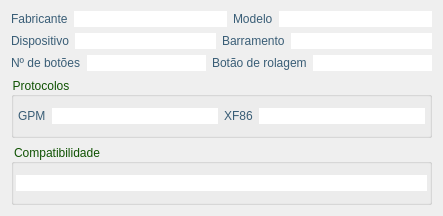
<?xml version="1.0" encoding="UTF-8"?>
<ui version="4.0">
 <class>FrameMouse</class>
 <widget class="QFrame" name="FrameMouse">
  <property name="geometry">
   <rect>
    <x>0</x>
    <y>0</y>
    <width>443</width>
    <height>216</height>
   </rect>
  </property>
  <property name="windowTitle">
   <string>GUIMouse</string>
  </property>
  <property name="frameShape">
   <enum>QFrame::NoFrame</enum>
  </property>
  <property name="frameShadow">
   <enum>QFrame::Plain</enum>
  </property>
  <layout class="QVBoxLayout" name="verticalLayout">
   <item>
    <layout class="QHBoxLayout" name="horizontalLayout">
     <item>
      <widget class="QLabel" name="vendorLabel">
       <property name="styleSheet">
        <string notr="true">color: rgb(57, 93, 118);</string>
       </property>
       <property name="text">
        <string>Fabricante</string>
       </property>
      </widget>
     </item>
     <item>
      <widget class="QLineEdit" name="vendorLineEdit">
       <property name="styleSheet">
        <string notr="true">background-image: url(:/ldc_white_bckg/ldc_white_bckg.png);
color: rgb(0, 0, 0);</string>
       </property>
       <property name="frame">
        <bool>false</bool>
       </property>
       <property name="readOnly">
        <bool>true</bool>
       </property>
      </widget>
     </item>
     <item>
      <widget class="QLabel" name="modelLabel">
       <property name="styleSheet">
        <string notr="true">color: rgb(57, 93, 118);</string>
       </property>
       <property name="text">
        <string>Modelo</string>
       </property>
      </widget>
     </item>
     <item>
      <widget class="QLineEdit" name="modelLineEdit">
       <property name="styleSheet">
        <string notr="true">background-image: url(:/ldc_white_bckg/ldc_white_bckg.png);
color: rgb(0, 0, 0);</string>
       </property>
       <property name="frame">
        <bool>false</bool>
       </property>
       <property name="readOnly">
        <bool>true</bool>
       </property>
      </widget>
     </item>
    </layout>
   </item>
   <item>
    <layout class="QHBoxLayout" name="horizontalLayout_2">
     <item>
      <widget class="QLabel" name="deviceFileLabel">
       <property name="styleSheet">
        <string notr="true">color: rgb(57, 93, 118);</string>
       </property>
       <property name="text">
        <string>Dispositivo</string>
       </property>
      </widget>
     </item>
     <item>
      <widget class="QLineEdit" name="deviceFileLineEdit">
       <property name="styleSheet">
        <string notr="true">background-image: url(:/ldc_white_bckg/ldc_white_bckg.png);
color: rgb(0, 0, 0);</string>
       </property>
       <property name="frame">
        <bool>false</bool>
       </property>
       <property name="readOnly">
        <bool>true</bool>
       </property>
      </widget>
     </item>
     <item>
      <widget class="QLabel" name="busLabel">
       <property name="styleSheet">
        <string notr="true">color: rgb(57, 93, 118);</string>
       </property>
       <property name="text">
        <string>Barramento</string>
       </property>
      </widget>
     </item>
     <item>
      <widget class="QLineEdit" name="busLineEdit">
       <property name="styleSheet">
        <string notr="true">background-image: url(:/ldc_white_bckg/ldc_white_bckg.png);
color: rgb(0, 0, 0);</string>
       </property>
       <property name="frame">
        <bool>false</bool>
       </property>
       <property name="readOnly">
        <bool>true</bool>
       </property>
      </widget>
     </item>
    </layout>
   </item>
   <item>
    <layout class="QHBoxLayout" name="horizontalLayout_4">
     <item>
      <widget class="QLabel" name="buttonsLabel">
       <property name="styleSheet">
        <string notr="true">color: rgb(57, 93, 118);</string>
       </property>
       <property name="text">
        <string>Nº de botões</string>
       </property>
      </widget>
     </item>
     <item>
      <widget class="QLineEdit" name="buttonsLineEdit">
       <property name="styleSheet">
        <string notr="true">background-image: url(:/ldc_white_bckg/ldc_white_bckg.png);
color: rgb(0, 0, 0);</string>
       </property>
       <property name="frame">
        <bool>false</bool>
       </property>
       <property name="readOnly">
        <bool>true</bool>
       </property>
      </widget>
     </item>
     <item>
      <widget class="QLabel" name="wheelLabel">
       <property name="styleSheet">
        <string notr="true">color: rgb(57, 93, 118);</string>
       </property>
       <property name="text">
        <string>Botão de rolagem</string>
       </property>
      </widget>
     </item>
     <item>
      <widget class="QLineEdit" name="wheelLineEdit">
       <property name="styleSheet">
        <string notr="true">background-image: url(:/ldc_white_bckg/ldc_white_bckg.png);
color: rgb(0, 0, 0);</string>
       </property>
       <property name="frame">
        <bool>false</bool>
       </property>
       <property name="readOnly">
        <bool>true</bool>
       </property>
      </widget>
     </item>
    </layout>
   </item>
   <item>
    <widget class="QGroupBox" name="groupBox_2">
     <property name="styleSheet">
      <string notr="true">color: rgb(15, 82, 2);</string>
     </property>
     <property name="title">
      <string>Protocolos</string>
     </property>
     <layout class="QHBoxLayout" name="horizontalLayout_3">
      <property name="spacing">
       <number>6</number>
      </property>
      <property name="margin">
       <number>4</number>
      </property>
      <item>
       <widget class="QLabel" name="gpmLabel">
        <property name="styleSheet">
         <string notr="true">color: rgb(57, 93, 118);</string>
        </property>
        <property name="text">
         <string>GPM</string>
        </property>
       </widget>
      </item>
      <item>
       <widget class="QLineEdit" name="gpmLineEdit">
        <property name="styleSheet">
         <string notr="true">background-image: url(:/ldc_white_bckg/ldc_white_bckg.png);
color: rgb(0, 0, 0);</string>
        </property>
        <property name="frame">
         <bool>false</bool>
        </property>
        <property name="readOnly">
         <bool>true</bool>
        </property>
       </widget>
      </item>
      <item>
       <widget class="QLabel" name="xf86Label">
        <property name="styleSheet">
         <string notr="true">color: rgb(57, 93, 118);</string>
        </property>
        <property name="text">
         <string>XF86</string>
        </property>
       </widget>
      </item>
      <item>
       <widget class="QLineEdit" name="xf86LineEdit">
        <property name="styleSheet">
         <string notr="true">background-image: url(:/ldc_white_bckg/ldc_white_bckg.png);
color: rgb(0, 0, 0);</string>
        </property>
        <property name="frame">
         <bool>false</bool>
        </property>
        <property name="readOnly">
         <bool>true</bool>
        </property>
       </widget>
      </item>
     </layout>
    </widget>
   </item>
   <item>
    <widget class="QGroupBox" name="groupBox">
     <property name="styleSheet">
      <string notr="true">color: rgb(15, 82, 2);</string>
     </property>
     <property name="title">
      <string>Compatibilidade</string>
     </property>
     <layout class="QVBoxLayout" name="verticalLayout_3">
      <property name="spacing">
       <number>0</number>
      </property>
      <property name="margin">
       <number>2</number>
      </property>
      <item>
       <widget class="QLineEdit" name="compatLineEdit">
        <property name="styleSheet">
         <string notr="true">background-image: url(:/ldc_white_bckg/ldc_white_bckg.png);
color: rgb(0, 0, 0);</string>
        </property>
        <property name="frame">
         <bool>false</bool>
        </property>
        <property name="readOnly">
         <bool>true</bool>
        </property>
       </widget>
      </item>
     </layout>
    </widget>
   </item>
  </layout>
 </widget>
 <resources>
  <include location="../../gui/resources/ldc_resources.qrc"/>
 </resources>
 <connections/>
</ui>
